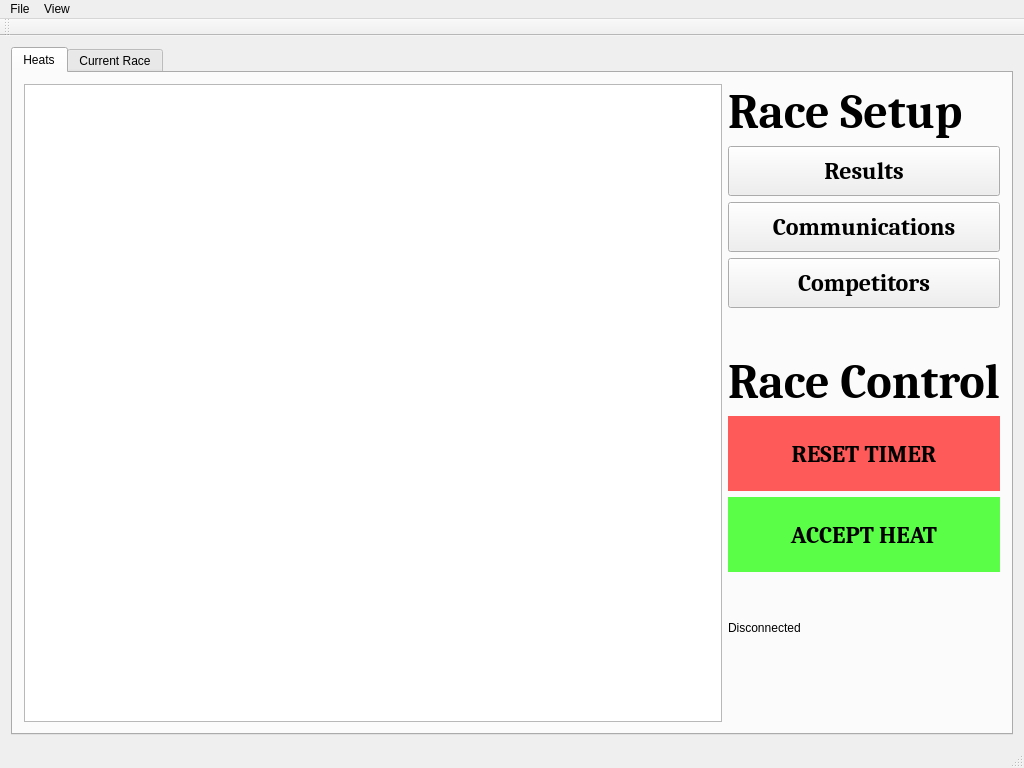
<?xml version="1.0" encoding="UTF-8"?>
<ui version="4.0">
 <class>MainWindow</class>
 <widget class="QMainWindow" name="MainWindow">
  <property name="geometry">
   <rect>
    <x>0</x>
    <y>0</y>
    <width>1024</width>
    <height>768</height>
   </rect>
  </property>
  <property name="windowTitle">
   <string>Race Timer</string>
  </property>
  <widget class="QWidget" name="centralWidget">
   <layout class="QGridLayout" name="gridLayout">
    <item row="0" column="0">
     <widget class="QTabWidget" name="tabWidget">
      <property name="currentIndex">
       <number>0</number>
      </property>
      <widget class="QWidget" name="tab_3">
       <attribute name="title">
        <string>Heats</string>
       </attribute>
       <layout class="QGridLayout" name="gridLayout_5">
        <item row="0" column="0">
         <layout class="QGridLayout" name="gridLayout_4">
          <item row="0" column="1">
           <layout class="QVBoxLayout" name="verticalLayout_2">
            <property name="sizeConstraint">
             <enum>QLayout::SetFixedSize</enum>
            </property>
            <item>
             <widget class="QLabel" name="raceSetupLabel">
              <property name="sizePolicy">
               <sizepolicy hsizetype="Preferred" vsizetype="Preferred">
                <horstretch>0</horstretch>
                <verstretch>0</verstretch>
               </sizepolicy>
              </property>
              <property name="maximumSize">
               <size>
                <width>16777215</width>
                <height>16777215</height>
               </size>
              </property>
              <property name="font">
               <font>
                <family>Cambria</family>
                <pointsize>36</pointsize>
                <weight>75</weight>
                <bold>true</bold>
               </font>
              </property>
              <property name="text">
               <string>Race Setup</string>
              </property>
             </widget>
            </item>
            <item>
             <widget class="QPushButton" name="resultsButton">
              <property name="minimumSize">
               <size>
                <width>0</width>
                <height>50</height>
               </size>
              </property>
              <property name="font">
               <font>
                <family>Cambria</family>
                <pointsize>18</pointsize>
                <weight>75</weight>
                <bold>true</bold>
               </font>
              </property>
              <property name="text">
               <string>Results</string>
              </property>
             </widget>
            </item>
            <item>
             <widget class="QPushButton" name="serialButton">
              <property name="enabled">
               <bool>true</bool>
              </property>
              <property name="minimumSize">
               <size>
                <width>0</width>
                <height>50</height>
               </size>
              </property>
              <property name="font">
               <font>
                <family>Cambria</family>
                <pointsize>18</pointsize>
                <weight>75</weight>
                <bold>true</bold>
               </font>
              </property>
              <property name="text">
               <string>Communications</string>
              </property>
             </widget>
            </item>
            <item>
             <widget class="QPushButton" name="competitorsButton">
              <property name="minimumSize">
               <size>
                <width>0</width>
                <height>50</height>
               </size>
              </property>
              <property name="font">
               <font>
                <family>Cambria</family>
                <pointsize>18</pointsize>
                <weight>75</weight>
                <bold>true</bold>
               </font>
              </property>
              <property name="text">
               <string>Competitors</string>
              </property>
             </widget>
            </item>
            <item>
             <spacer name="verticalSpacer">
              <property name="orientation">
               <enum>Qt::Vertical</enum>
              </property>
              <property name="sizeType">
               <enum>QSizePolicy::Preferred</enum>
              </property>
              <property name="sizeHint" stdset="0">
               <size>
                <width>20</width>
                <height>40</height>
               </size>
              </property>
             </spacer>
            </item>
            <item>
             <layout class="QVBoxLayout" name="verticalLayout">
              <item>
               <widget class="QLabel" name="raceControlLabel">
                <property name="font">
                 <font>
                  <family>Cambria</family>
                  <pointsize>36</pointsize>
                  <weight>75</weight>
                  <bold>true</bold>
                 </font>
                </property>
                <property name="text">
                 <string>Race Control</string>
                </property>
               </widget>
              </item>
              <item>
               <widget class="QPushButton" name="resetButton">
                <property name="enabled">
                 <bool>true</bool>
                </property>
                <property name="sizePolicy">
                 <sizepolicy hsizetype="Minimum" vsizetype="Fixed">
                  <horstretch>0</horstretch>
                  <verstretch>0</verstretch>
                 </sizepolicy>
                </property>
                <property name="minimumSize">
                 <size>
                  <width>0</width>
                  <height>75</height>
                 </size>
                </property>
                <property name="maximumSize">
                 <size>
                  <width>16777215</width>
                  <height>16777215</height>
                 </size>
                </property>
                <property name="font">
                 <font>
                  <family>Cambria</family>
                  <pointsize>18</pointsize>
                  <weight>75</weight>
                  <bold>true</bold>
                 </font>
                </property>
                <property name="styleSheet">
                 <string notr="true">background-color: rgba(255, 50, 50, 0.8); border: none;</string>
                </property>
                <property name="text">
                 <string>RESET TIMER</string>
                </property>
               </widget>
              </item>
              <item>
               <widget class="QPushButton" name="acceptButton">
                <property name="minimumSize">
                 <size>
                  <width>0</width>
                  <height>75</height>
                 </size>
                </property>
                <property name="font">
                 <font>
                  <family>Cambria</family>
                  <pointsize>18</pointsize>
                  <weight>75</weight>
                  <bold>true</bold>
                 </font>
                </property>
                <property name="styleSheet">
                 <string notr="true">background-color: rgba(50, 255, 25, 0.8); border: none;</string>
                </property>
                <property name="text">
                 <string>ACCEPT HEAT</string>
                </property>
               </widget>
              </item>
              <item>
               <widget class="QLabel" name="stateLabel">
                <property name="maximumSize">
                 <size>
                  <width>209</width>
                  <height>16777215</height>
                 </size>
                </property>
                <property name="font">
                 <font>
                  <pointsize>24</pointsize>
                 </font>
                </property>
                <property name="text">
                 <string/>
                </property>
               </widget>
              </item>
              <item>
               <widget class="QLabel" name="connectionLabel">
                <property name="text">
                 <string>Disconnected</string>
                </property>
               </widget>
              </item>
              <item>
               <spacer name="verticalSpacer_2">
                <property name="orientation">
                 <enum>Qt::Vertical</enum>
                </property>
                <property name="sizeType">
                 <enum>QSizePolicy::Expanding</enum>
                </property>
                <property name="sizeHint" stdset="0">
                 <size>
                  <width>20</width>
                  <height>40</height>
                 </size>
                </property>
               </spacer>
              </item>
             </layout>
            </item>
           </layout>
          </item>
          <item row="0" column="0">
           <widget class="QTableView" name="heatsTableView">
            <property name="enabled">
             <bool>true</bool>
            </property>
            <property name="sizePolicy">
             <sizepolicy hsizetype="Expanding" vsizetype="Preferred">
              <horstretch>0</horstretch>
              <verstretch>0</verstretch>
             </sizepolicy>
            </property>
            <property name="minimumSize">
             <size>
              <width>0</width>
              <height>300</height>
             </size>
            </property>
            <property name="font">
             <font>
              <pointsize>8</pointsize>
             </font>
            </property>
            <property name="verticalScrollBarPolicy">
             <enum>Qt::ScrollBarAlwaysOff</enum>
            </property>
            <property name="showGrid">
             <bool>true</bool>
            </property>
            <attribute name="horizontalHeaderVisible">
             <bool>false</bool>
            </attribute>
            <attribute name="verticalHeaderHighlightSections">
             <bool>false</bool>
            </attribute>
           </widget>
          </item>
         </layout>
        </item>
       </layout>
      </widget>
      <widget class="QWidget" name="tab_4">
       <attribute name="title">
        <string>Current Race</string>
       </attribute>
       <layout class="QGridLayout" name="gridLayout_7">
        <item row="0" column="0">
         <layout class="QGridLayout" name="gridLayout_6">
          <item row="1" column="0">
           <widget class="QLabel" name="racerName1">
            <property name="font">
             <font>
              <family>DejaVu Serif</family>
              <pointsize>48</pointsize>
             </font>
            </property>
            <property name="text">
             <string>---</string>
            </property>
           </widget>
          </item>
          <item row="3" column="2">
           <widget class="QLabel" name="racerTime3">
            <property name="font">
             <font>
              <family>DejaVu Serif</family>
              <pointsize>48</pointsize>
              <weight>75</weight>
              <bold>true</bold>
             </font>
            </property>
            <property name="text">
             <string>0.000</string>
            </property>
            <property name="alignment">
             <set>Qt::AlignCenter</set>
            </property>
           </widget>
          </item>
          <item row="0" column="1">
           <widget class="QLabel" name="racerLaneLabel">
            <property name="font">
             <font>
              <family>DejaVu Serif</family>
              <pointsize>48</pointsize>
              <weight>75</weight>
              <bold>true</bold>
             </font>
            </property>
            <property name="text">
             <string>Lane</string>
            </property>
            <property name="alignment">
             <set>Qt::AlignCenter</set>
            </property>
           </widget>
          </item>
          <item row="0" column="3">
           <widget class="QLabel" name="racerFinishLabel">
            <property name="font">
             <font>
              <family>DejaVu Serif</family>
              <pointsize>48</pointsize>
              <weight>75</weight>
              <bold>true</bold>
             </font>
            </property>
            <property name="text">
             <string>Place</string>
            </property>
            <property name="alignment">
             <set>Qt::AlignCenter</set>
            </property>
           </widget>
          </item>
          <item row="1" column="1">
           <widget class="QLabel" name="racerLane1">
            <property name="font">
             <font>
              <family>DejaVu Serif</family>
              <pointsize>48</pointsize>
              <weight>75</weight>
              <bold>true</bold>
             </font>
            </property>
            <property name="text">
             <string>A</string>
            </property>
            <property name="alignment">
             <set>Qt::AlignCenter</set>
            </property>
           </widget>
          </item>
          <item row="3" column="3">
           <widget class="QLabel" name="racerFinish3">
            <property name="font">
             <font>
              <family>DejaVu Serif</family>
              <pointsize>48</pointsize>
              <weight>75</weight>
              <bold>true</bold>
             </font>
            </property>
            <property name="text">
             <string>-</string>
            </property>
            <property name="alignment">
             <set>Qt::AlignCenter</set>
            </property>
           </widget>
          </item>
          <item row="2" column="2">
           <widget class="QLabel" name="racerTime2">
            <property name="font">
             <font>
              <family>DejaVu Serif</family>
              <pointsize>48</pointsize>
              <weight>75</weight>
              <bold>true</bold>
             </font>
            </property>
            <property name="text">
             <string>0.000</string>
            </property>
            <property name="alignment">
             <set>Qt::AlignCenter</set>
            </property>
           </widget>
          </item>
          <item row="0" column="0">
           <widget class="QLabel" name="racerNameLabel">
            <property name="font">
             <font>
              <family>DejaVu Serif</family>
              <pointsize>48</pointsize>
              <weight>75</weight>
              <bold>true</bold>
             </font>
            </property>
            <property name="text">
             <string>Name</string>
            </property>
           </widget>
          </item>
          <item row="0" column="2">
           <widget class="QLabel" name="racerTimeLabel">
            <property name="font">
             <font>
              <family>DejaVu Serif</family>
              <pointsize>48</pointsize>
              <weight>75</weight>
              <bold>true</bold>
             </font>
            </property>
            <property name="text">
             <string>Time</string>
            </property>
            <property name="alignment">
             <set>Qt::AlignCenter</set>
            </property>
           </widget>
          </item>
          <item row="2" column="1">
           <widget class="QLabel" name="racerLane2">
            <property name="font">
             <font>
              <family>DejaVu Serif</family>
              <pointsize>48</pointsize>
              <weight>75</weight>
              <bold>true</bold>
             </font>
            </property>
            <property name="text">
             <string>B</string>
            </property>
            <property name="alignment">
             <set>Qt::AlignCenter</set>
            </property>
           </widget>
          </item>
          <item row="3" column="1">
           <widget class="QLabel" name="racerLane3">
            <property name="font">
             <font>
              <family>DejaVu Serif</family>
              <pointsize>48</pointsize>
              <weight>75</weight>
              <bold>true</bold>
             </font>
            </property>
            <property name="text">
             <string>C</string>
            </property>
            <property name="alignment">
             <set>Qt::AlignCenter</set>
            </property>
           </widget>
          </item>
          <item row="1" column="3">
           <widget class="QLabel" name="racerFinish1">
            <property name="font">
             <font>
              <family>DejaVu Serif</family>
              <pointsize>48</pointsize>
              <weight>75</weight>
              <bold>true</bold>
             </font>
            </property>
            <property name="text">
             <string>-</string>
            </property>
            <property name="alignment">
             <set>Qt::AlignCenter</set>
            </property>
           </widget>
          </item>
          <item row="2" column="0">
           <widget class="QLabel" name="racerName2">
            <property name="font">
             <font>
              <family>DejaVu Serif</family>
              <pointsize>48</pointsize>
             </font>
            </property>
            <property name="text">
             <string>---</string>
            </property>
           </widget>
          </item>
          <item row="2" column="3">
           <widget class="QLabel" name="racerFinish2">
            <property name="font">
             <font>
              <family>DejaVu Serif</family>
              <pointsize>48</pointsize>
              <weight>75</weight>
              <bold>true</bold>
             </font>
            </property>
            <property name="text">
             <string>-</string>
            </property>
            <property name="alignment">
             <set>Qt::AlignCenter</set>
            </property>
           </widget>
          </item>
          <item row="3" column="0">
           <widget class="QLabel" name="racerName3">
            <property name="font">
             <font>
              <family>DejaVu Serif</family>
              <pointsize>48</pointsize>
             </font>
            </property>
            <property name="text">
             <string>---</string>
            </property>
           </widget>
          </item>
          <item row="1" column="2">
           <widget class="QLabel" name="racerTime1">
            <property name="font">
             <font>
              <family>DejaVu Serif</family>
              <pointsize>48</pointsize>
              <weight>75</weight>
              <bold>true</bold>
             </font>
            </property>
            <property name="text">
             <string>0.000</string>
            </property>
            <property name="alignment">
             <set>Qt::AlignCenter</set>
            </property>
           </widget>
          </item>
          <item row="4" column="0">
           <widget class="QLabel" name="racerName4">
            <property name="font">
             <font>
              <family>DejaVu Serif</family>
              <pointsize>48</pointsize>
             </font>
            </property>
            <property name="text">
             <string>---</string>
            </property>
           </widget>
          </item>
          <item row="4" column="1">
           <widget class="QLabel" name="racerLane4">
            <property name="font">
             <font>
              <family>DejaVu Serif</family>
              <pointsize>48</pointsize>
              <weight>75</weight>
              <bold>true</bold>
             </font>
            </property>
            <property name="text">
             <string>D</string>
            </property>
            <property name="alignment">
             <set>Qt::AlignCenter</set>
            </property>
           </widget>
          </item>
          <item row="4" column="2">
           <widget class="QLabel" name="racerTime4">
            <property name="font">
             <font>
              <family>DejaVu Serif</family>
              <pointsize>48</pointsize>
              <weight>75</weight>
              <bold>true</bold>
             </font>
            </property>
            <property name="text">
             <string>0.000</string>
            </property>
            <property name="alignment">
             <set>Qt::AlignCenter</set>
            </property>
           </widget>
          </item>
          <item row="4" column="3">
           <widget class="QLabel" name="racerFinish4">
            <property name="font">
             <font>
              <family>DejaVu Serif</family>
              <pointsize>48</pointsize>
              <weight>75</weight>
              <bold>true</bold>
             </font>
            </property>
            <property name="text">
             <string>-</string>
            </property>
            <property name="alignment">
             <set>Qt::AlignCenter</set>
            </property>
           </widget>
          </item>
         </layout>
        </item>
       </layout>
      </widget>
     </widget>
    </item>
   </layout>
  </widget>
  <widget class="QMenuBar" name="menuBar">
   <property name="geometry">
    <rect>
     <x>0</x>
     <y>0</y>
     <width>1024</width>
     <height>24</height>
    </rect>
   </property>
   <widget class="QMenu" name="menuFile">
    <property name="title">
     <string>File</string>
    </property>
    <addaction name="actionLoad_races"/>
    <addaction name="actionSave_races"/>
    <addaction name="actionSave_races_as"/>
   </widget>
   <widget class="QMenu" name="menuView">
    <property name="title">
     <string>View</string>
    </property>
    <addaction name="actionHeats"/>
    <addaction name="actionRace"/>
   </widget>
   <addaction name="menuFile"/>
   <addaction name="menuView"/>
  </widget>
  <widget class="QToolBar" name="mainToolBar">
   <attribute name="toolBarArea">
    <enum>TopToolBarArea</enum>
   </attribute>
   <attribute name="toolBarBreak">
    <bool>false</bool>
   </attribute>
  </widget>
  <widget class="QStatusBar" name="statusBar"/>
  <action name="actionLoad_races">
   <property name="text">
    <string>Load races</string>
   </property>
   <property name="shortcut">
    <string>Ctrl+O</string>
   </property>
  </action>
  <action name="actionSave_races">
   <property name="text">
    <string>Save races</string>
   </property>
   <property name="shortcut">
    <string>Ctrl+S</string>
   </property>
  </action>
  <action name="actionSave_races_as">
   <property name="text">
    <string>Save races as...</string>
   </property>
  </action>
  <action name="actionHeats">
   <property name="text">
    <string>Heats</string>
   </property>
   <property name="shortcut">
    <string>Meta+1</string>
   </property>
  </action>
  <action name="actionRace">
   <property name="text">
    <string>Race</string>
   </property>
   <property name="shortcut">
    <string>Meta+2</string>
   </property>
  </action>
 </widget>
 <layoutdefault spacing="6" margin="11"/>
 <resources/>
 <connections/>
</ui>
